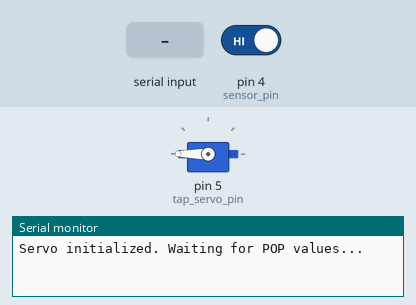
A sketch run on a simulated Arduino Uno, built with avr-gcc and run on an emulated ATmega328P. On the bench: servo, the last lines printed to the serial monitor. The test bench sets the inputs (shaded band); at power-on: pin 4 (sensor_pin) HIGH.

Above: at 2.4 s.
2.5 s: pin 4 (sensor_pin) driven LOW
At 3.08 s:
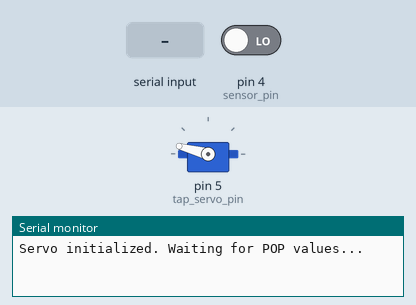
At 5.2 s:
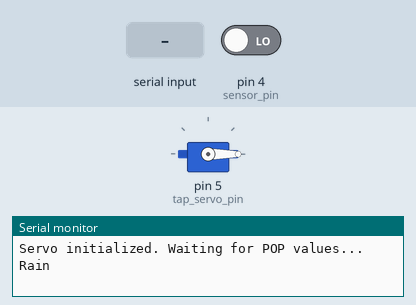
6.2 s: "90,45\n" received over Serial
At 6.72 s:
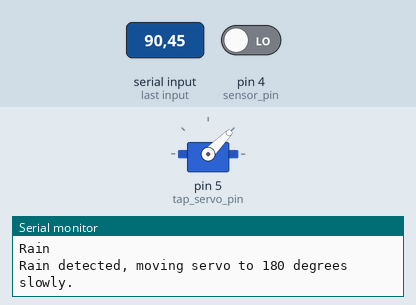
9.7 s: pin 4 (sensor_pin) driven HIGH
Timing chart, 0 to 14.2 s (numbered marks = the images above; inputs shaded):
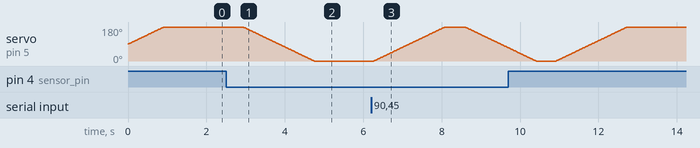

Measured:
- after the input at 2.5 s, servo on pin 5 (tap_servo_pin): moves from 180° to 0° over 1.8 s, starting after 0.44 s
- after the input at 6.2 s, servo on pin 5 (tap_servo_pin): rises from 0° to 180° in 1.8 s, then falls to 71° in 1.6 s

The sketch:

aurdinocode.ino
```cpp
#include <Servo.h>

Servo tap_servo;
int sensor_pin = 4;
int tap_servo_pin = 5;  // Servo connected to pin 5
int pop;
int val;  // Variable to store the received POP value from Python

void setup() {
  tap_servo.attach(tap_servo_pin);  // Attach the servo to pin 5
  Serial.begin(9600);               // Start serial communication at 9600 baud rate
  Serial.println("Servo initialized. Waiting for POP values...");
}

void loop() {
  val = digitalRead(sensor_pin);    // Read the rain sensor value

  if (val == 0) {                   // No rain detected
    moveServoSlowly(0);             // Move servo to 0 degrees slowly
    Serial.println("Rain");
    delay(500);
  }

  if (val == 1) {                   // Rain detected
    moveServoSlowly(180);           // Move servo to 180 degrees slowly
    delay(500);
  }

  if (Serial.available() > 0) {     // If data is available on Serial
    pop = Serial.parseInt();        // Read the POP value sent from Python


    // Control the servo motor based on the POP value
    if (pop == 0) {
      Serial.println("No rain detected, moving servo to 0 degrees slowly.");
    }
    else if (pop > 0) {
      Serial.println("Rain detected, moving servo to 180 degrees slowly.");
      moveServoSlowly(180);         // Move the servo to 180 degrees slowly
    }
  }

  delay(500);  // Small delay for smooth operation
}

// Function to move servo to target position slowly
void moveServoSlowly(int targetAngle) {
  int currentAngle = tap_servo.read();  // Get the current angle of the servo
  if (currentAngle < targetAngle) {
    for (int angle = currentAngle; angle <= targetAngle; angle++) {
      tap_servo.write(angle);          // Incrementally move to target angle
      delay(10);                        // Small delay between steps for smooth movement
    }
  } else {
    for (int angle = currentAngle; angle >= targetAngle; angle--) {
      tap_servo.write(angle);          // Decrementally move to target angle
      delay(10);                        // Small delay between steps for smooth movement
    }
  }
}
```
